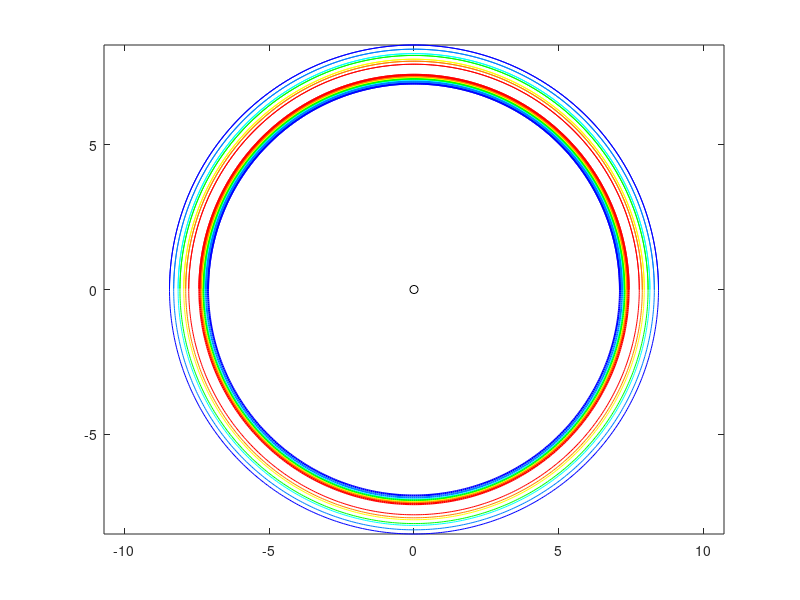

Here is the MATLAB script that generated this plot:
clear all

n=7;

%angle1=[0.7344,0.7268,0.7218,0.7119,0.7069,0.6947,0.6828];%虹
%a=10*sin(angle1);

%angle1=[0.7867,0.7797,0.7751,0.7659,0.7614,0.7503,0.7392];%e=0.25的椭球虹
%a=10*sin(angle1);

angle1=[0.8349,0.8285,0.8243,0.8160,0.8119,0.8016,0.7916];%e=0.35的椭球虹
a=10*sin(angle1);

%angle1=[0.9318,0.9268,0.9234,0.9168,0.9136,0.9054,0.8974];%e=0.5的椭球虹
%a=10*sin(angle1);



%angle2=[0.8882,0.9019,0.9109,0.9289,0.9378,0.9599,0.9817];%霓
%b=10*sin(angle2);

%angle2=[0.8878,0.9026,0.9125,0.9320,0.9416,0.9655,0.9891];%e=0.25的椭球霓
%b=10*sin(angle2);

angle2=[ 0.8914,0.9082,0.9193,0.9413,0.9521,0.9790,1.0054];%e=0.35的椭球霓
b=10*sin(angle2);

%angle2=[0.9160,0.9430,0.9609,0.9965,1.0141,1.0571,1.0986];%e=0.5的椭球霓
%b=10*sin(angle2);

xita=0:0.01:3*pi;%环形

x1=zeros(n,length(xita));
y1=zeros(n,length(xita));%虹

x2=zeros(n,length(xita));
y2=zeros(n,length(xita));%霓

colors=[1,0,0;
    1,0.5,0;
    1,1,0;
    0,1,0;
    0,1,1;
    0,0.5,1;
    0,0,1;];

for i=1:n

 
    x1(i,:)=a(n+1-i)*cos(xita);
    y1(i,:)=a(n+1-i)*sin(xita);

    x2(i,:)=b(i)*cos(xita);
    y2(i,:)=b(i)*sin(xita);

    plot(x1(i,:),y1(i,:),'LineWidth',1.5,'color',[colors(8-i,:)]);%虹
    hold on

    plot(x2(i,:),y2(i,:),'LineWidth',0.5,'color',[colors(i,:)]);%霓
    hold on

end

plot(0,0,'ko');
hold on

axis equal;
